Frame 1 (no input): blank canvas, image omitted
Frame 60 (the mouse pressed at the canvas centre just before this capture): blank canvas, image omitted
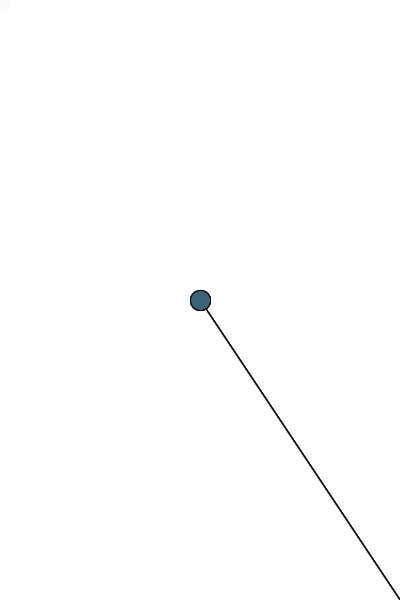
Frame 120 (the mouse held since frame 60 and released just before this capture)

The Processing sketch whose frames 1 and 60 were blank and that drew this single picture after the mouse press (run headless with seeded random() and noise(); from frame 60 on, the mouse is pressed at the canvas centre):

// Processing sketch: processing_74402
// ── processing_74402.pde

void setup()
{
  size(400, 600);
  background(255, 255, 255);
  smooth();
  frameRate(30);
}

void draw()
{
  fill(255, 255, 255, 25);
  noStroke();
  rect(0, 0, width, height);
  
  stroke(0, 0, 0);
  
  fill( random(255), random(255), random(255) );
  if ( (mouseX < width/2) && (mouseY < height/2) )
  {
    line(0, 0, mouseX, mouseY);
  }
  else if ( (mouseX < width/2) && (mouseY >= height/2) )
  {
    line(0, height, mouseX, mouseY);
  }
  else if ( (mouseX >= width/2) && (mouseY < height/2) )
  {
    line(width, 0, mouseX, mouseY);
  }
  else
  {
    line(width, height, mouseX, mouseY);
  }



  ellipse(mouseX, mouseY, 20, 20);
}
